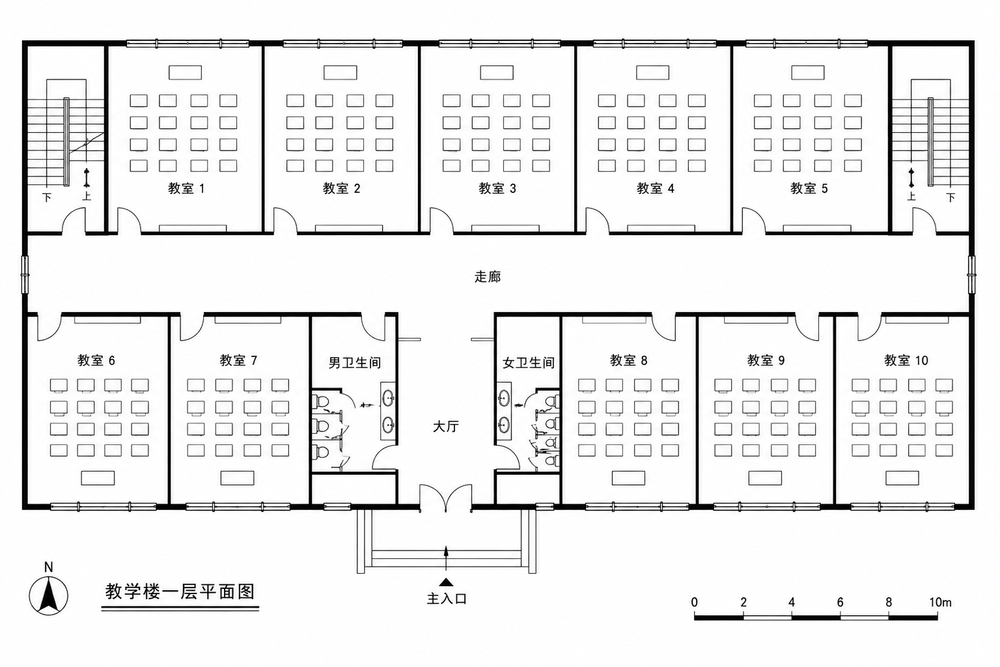
#> input picture floor_plan/demo_floor.png, 1000 x 667 px, shrunk from 1536 x 1024 before the run
$ python plot_teaching_compare.py
#> lines starting #> are read from the running program, lines starting #| are printed output that depends on the picture
### plot_ifc_topview.py
"""
Render a TRUE TOP-VIEW PNG of an IFC file based on each element's
real Body (extruded mesh) geometry — not Axis.

Usage::

    python plot_ifc_topview.py --gt ../demo_data/"1px(1).ifc" \\
        --gen test_output/text2ifc/final_rooms_llm_iter2.ifc \\
        --out /tmp/topview.png
"""

from __future__ import annotations

import argparse
import math

import ifcopenshell
import ifcopenshell.geom as gm
import matplotlib.pyplot as plt
from matplotlib.patches import Polygon
from matplotlib.collections import PatchCollection


# [32 lines left out: functions _settings, _shape_top_polygon, not called in this run]


def _draw_ifc(ax, ifc_path: str, title: str, *,
              filter_storey: str | None = None):
    model = ifcopenshell.open(ifc_path)
    s = _settings()

    classes = [
        ("IfcSpace",                "#ffe8b3",    0.25, None),
        ("IfcSlab",                 "#888",       0.15, None),
        ("IfcWall",                 "#444",       0.9,  "wall"),
        ("IfcDoor",                 "tab:red",    0.7,  "door"),
        ("IfcWindow",               "tab:blue",   0.7,  "window"),
        ("IfcColumn",               "tab:green",  0.8,  "column"),
        ("IfcRailing",              "tab:orange", 0.7,  None),
        ("IfcStairFlight",          "#a05a2c",    0.85, "stair"),
    ]

    storey_names: set[str] = set()
    all_xs, all_ys = [], []
    plotted_kinds: set[str] = set()

    for cls, color, alpha, legend in classes:
        patches = []
        for el in model.by_type(cls):
            sn = None
            rels = list(getattr(el, "ContainedInStructure", []) or [])
            rels += list(getattr(el, "Decomposes", []) or [])
            for rel in rels:
                rel_struct = (getattr(rel, "RelatingStructure", None)
                              or getattr(rel, "RelatingObject", None))
                if rel_struct is not None and rel_struct.is_a("IfcBuildingStorey"):
                    sn = rel_struct.Name or ""
                    break
            storey_names.add(sn or "")
            if filter_storey is not None and sn != filter_storey:
                continue
            try:
                shape = gm.create_shape(s, el)
            except Exception:
                continue
            verts = shape.geometry.verts
            if not verts:
                continue
            poly = _shape_top_polygon(verts, None)
            if len(poly) >= 3:
                patches.append(Polygon(poly, closed=True))
                for x, y in poly:
                    all_xs.append(x); all_ys.append(y)
        if patches:
            ax.add_collection(PatchCollection(
                patches, facecolor=color, edgecolor=color,
                linewidth=0.4, alpha=alpha,
            ))
            if legend:
                plotted_kinds.add(legend)

    ax.set_aspect("equal")
    ax.set_title(title, fontsize=10)
    ax.set_xlabel("x (m)")
    ax.set_ylabel("y (m)")
    ax.grid(True, alpha=0.2)
    if all_xs:
        pad = 1.0
        ax.set_xlim(min(all_xs) - pad, max(all_xs) + pad)
        ax.set_ylim(min(all_ys) - pad, max(all_ys) + pad)
    return storey_names


# [49 lines left out: functions _list_storey_names, main, not called in this run]


# [2 lines that do not run on import are left out]

### plot_teaching_compare.py
"""Side-by-side: reference floor plan PNG vs generated teaching-building IFC."""
from __future__ import annotations

import matplotlib.image as mpimg
import matplotlib.pyplot as plt

from plot_ifc_topview import _draw_ifc

fig, axes = plt.subplots(1, 2, figsize=(20, 8))

ref = mpimg.imread("floor_plan/demo_floor.png")
#> ref is the input picture: shape (667, 1000, 4) float32; mean R, G, B, A 0.929, 0.929, 0.929, 1
axes[0].imshow(ref)
axes[0].set_title("Reference layout — 教学楼一层平面图", fontsize=12)
axes[0].axis("off")

_draw_ifc(
    axes[1], "test_output/text2ifc/teaching_v3_iter1.ifc",
    "Generated IFC — teaching_v3_iter1.ifc (top view, furnished)",
    filter_storey="Ground Floor",
)
#> (the call stopped at in _draw_ifc, `model = ifcopenshell.open(ifc_path)`: ifcopenshell is not available in this run)
axes[1].axhline(0, color="tab:red", linewidth=0.5, alpha=0.4)
axes[1].axvline(0, color="tab:red", linewidth=0.5, alpha=0.4)
axes[1].plot(0, 0, "o", color="tab:red", markersize=4)

fig.suptitle("Text2BIM — reference layout vs. generated IFC",
             fontsize=14, fontweight="bold")
fig.tight_layout()
out = "test_output/text2ifc/teaching_v3_compare.png"
fig.savefig(out, dpi=120, bbox_inches="tight")
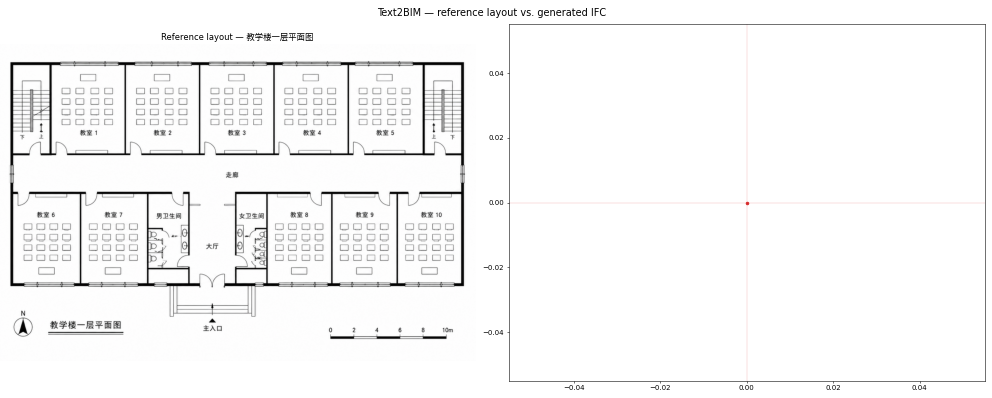
#> figure drawn by matplotlib, 2 panels
print(f"Saved → {out}")
